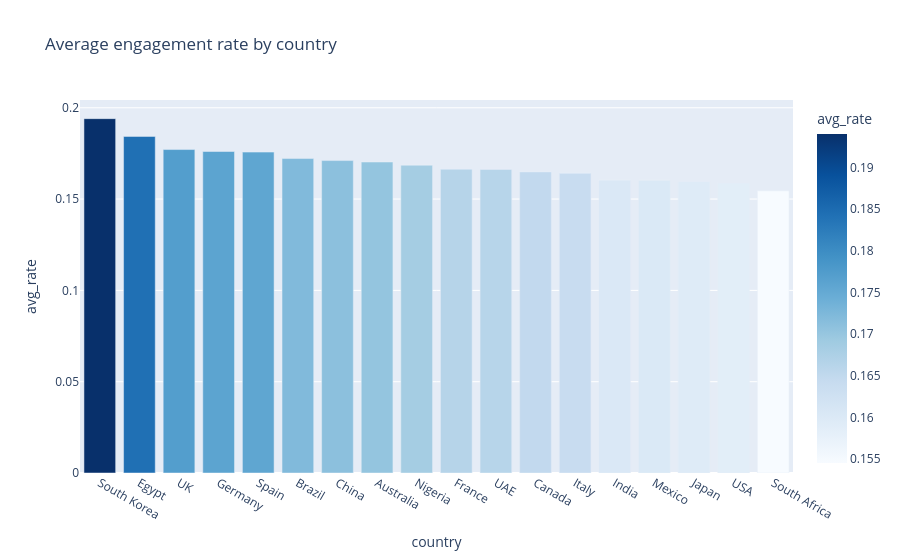

The notebook cell saved with this chart:
### Code cell
# Interactive bar: average engagement rate by country
bar = bubble.sort_values("avg_rate", ascending=False)
fig = px.bar(bar, x="country", y="avg_rate", color="avg_rate", color_continuous_scale="Blues",
             title="Average engagement rate by country")
fig.show()

### Figure 1 — Plotly figure (JSON) as saved in the notebook; plotly's stock layout.template omitted (floating-point values rounded to 4 significant figures)
{"data": [{"hovertemplate": "country=%{x}<br>avg_rate=%{marker.color}<extra></extra>", "legendgroup": "", "marker": {"color": [0.194, 0.1843, 0.1771, 0.176, 0.1757, 0.1722, 0.1711, 0.1703, 0.1685, 0.1664, 0.1663, 0.1649, 0.1641, 0.1603, 0.1602, 0.1595, 0.1586, 0.1545], "coloraxis": "coloraxis", "pattern": {"shape": ""}}, "name": "", "orientation": "v", "showlegend": false, "textposition": "auto", "type": "bar", "x": ["South Korea", "Egypt", "UK", "Germany", "Spain", "Brazil", "China", "Australia", "Nigeria", "France", "UAE", "Canada", "Italy", "India", "Mexico", "Japan", "USA", "South Africa"], "xaxis": "x", "y": [0.194, 0.1843, 0.1771, 0.176, 0.1757, 0.1722, 0.1711, 0.1703, 0.1685, 0.1664, 0.1663, 0.1649, 0.1641, 0.1603, 0.1602, 0.1595, 0.1586, 0.1545], "yaxis": "y"}], "layout": {"barmode": "relative", "coloraxis": {"colorbar": {"title": {"text": "avg_rate"}}, "colorscale": [[0, "rgb(247,251,255)"], [0.125, "rgb(222,235,247)"], [0.25, "rgb(198,219,239)"], [0.375, "rgb(158,202,225)"], [0.5, "rgb(107,174,214)"], [0.625, "rgb(66,146,198)"], [0.75, "rgb(33,113,181)"], [0.875, "rgb(8,81,156)"], [1, "rgb(8,48,107)"]]}, "legend": {"tracegroupgap": 0}, "title": {"text": "Average engagement rate by country"}, "xaxis": {"anchor": "y", "domain": [0, 1], "title": {"text": "country"}}, "yaxis": {"anchor": "x", "domain": [0, 1], "title": {"text": "avg_rate"}}}}
